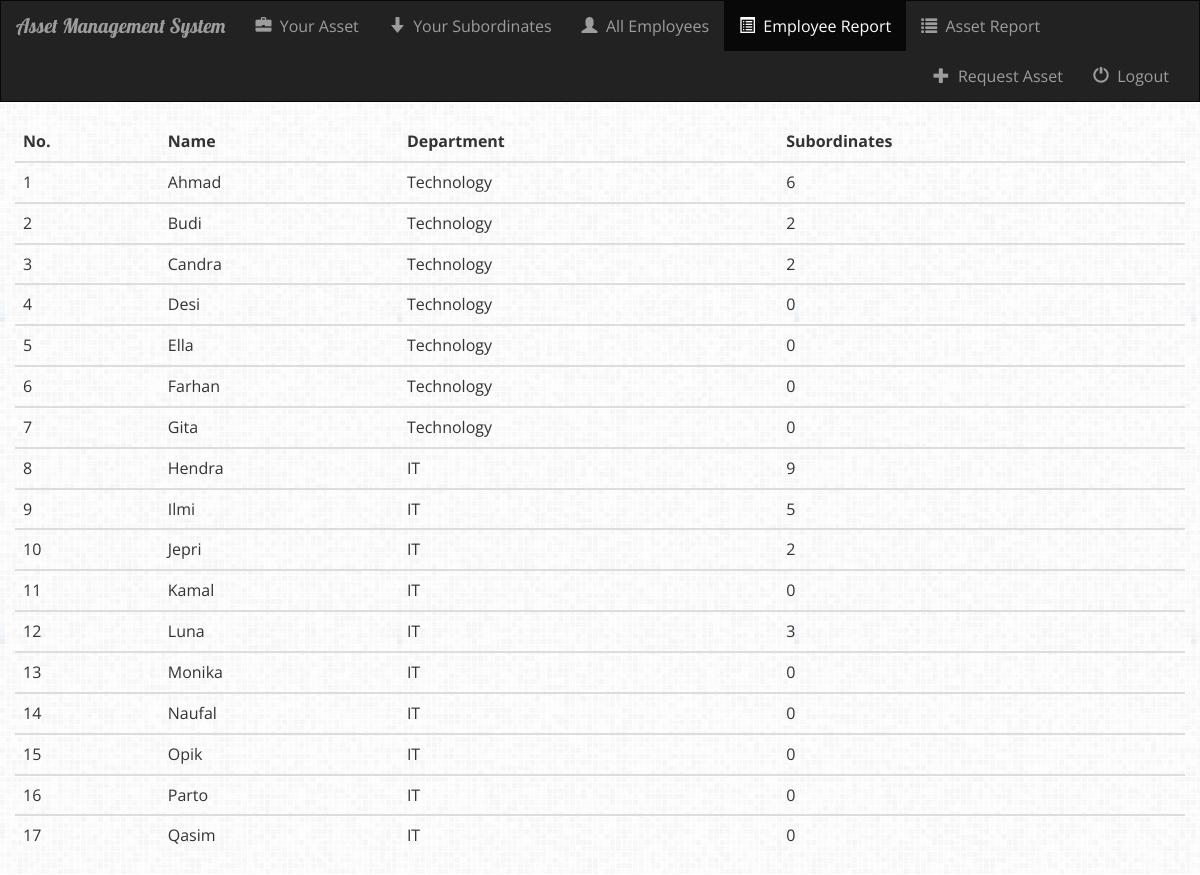
The page /ams/employee_report/ (signed in) on the database its author committed.
### ams/models.py (models this page shows, shortened)
class Employee(models.Model):
    user = models.OneToOneField(User)
    employee_name = models.CharField(max_length=250)
    department = models.ForeignKey(Department, default=1, on_delete=models.CASCADE)
    manager = models.ForeignKey('self', null=True, related_name='employee')

class Department(models.Model):
    department_name = models.CharField(max_length=250)
    def __str__(self):
        return self.department_name

### ams/views.py (the view)
def employee_report(request):
    if not request.user.is_authenticated():
        return render(request, 'ams/login.html')
    else:
        all_employees = Employee.objects.all()
        for employee in all_employees:
            all_subordinates = get_subordinates(employee)
            if isinstance(all_subordinates, str):
                all_subordinates = [all_subordinates]
            setattr(employee, 'subordinates', deep_len(all_subordinates)-1)
        return render(request, 'ams/employee_report.html', {'all_employees': all_employees})

### ams/views.py (called while the page is built)
def get_subordinates(emp):
    if Employee.objects.filter(manager=emp).count() > 0:
        emp_name = [emp.employee_name]
        all_subs = Employee.objects.filter(manager=emp)
        for sub in all_subs:
            emp_name.append(get_subordinates(sub))
        return emp_name
    else:
        return emp.employee_name

def deep_len(lst):
    return sum(deep_len(el) if isinstance(el, list) else 1 for el in lst)

### ams/templates/ams/employee_report.html
{% extends 'ams/base.html' %}
{% block employee_report_active %}active{% endblock %}
{% block body %}
<div class="employee-report-container container-fluid">
    {% if all_employees %}
        <table class="table table-hover">
            <thead>
                <tr>
                    <th scope="col">No.</th>
                    <th scope="col">Name</th>
                    <th scope="col">Department</th>
                    <th scope="col">Subordinates</th>
                </tr>
            </thead>
            {% for employee in all_employees %}
                <tbody>
                    <tr>
                        <td>{{ forloop.counter }}</td>
                        <td>{{ employee.employee_name }}</td>
                        <td>{{ employee.department }}</td>
                        <td>{{ employee.subordinates }}</td>
                    </tr>
                </tbody>
            {% endfor %}
        </table>
    {% else %}
        <h1>There is no employees</h1>
    {% endif %}
</div>
{% endblock %}

### ams/static/ams/style.css (style rules this page uses)
body { background: white url("images/background.png"); font-family: 'Open Sans', sans-serif; font-size: 16px; }

### rows shown on the page
Employee: employee_name "Ahmad", department "Technology", subordinates "6"
Employee: employee_name "Budi", department "Technology", subordinates "2"
Employee: employee_name "Candra", department "Technology", subordinates "2"
Employee: employee_name "Desi", department "Technology", subordinates "0"
Employee: employee_name "Ella", department "Technology", subordinates "0"
Employee: employee_name "Farhan", department "Technology", subordinates "0"
Employee: employee_name "Gita", department "Technology", subordinates "0"
Employee: employee_name "Hendra", department "IT", subordinates "9"
Employee: employee_name "Ilmi", department "IT", subordinates "5"
Employee: employee_name "Jepri", department "IT", subordinates "2"
Employee: employee_name "Kamal", department "IT", subordinates "0"
Employee: employee_name "Luna", department "IT", subordinates "3"
Employee: employee_name "Monika", department "IT", subordinates "0"
Employee: employee_name "Naufal", department "IT", subordinates "0"
Employee: employee_name "Opik", department "IT", subordinates "0"
Employee: employee_name "Parto", department "IT", subordinates "0"
Employee: employee_name "Qasim", department "IT", subordinates "0"
